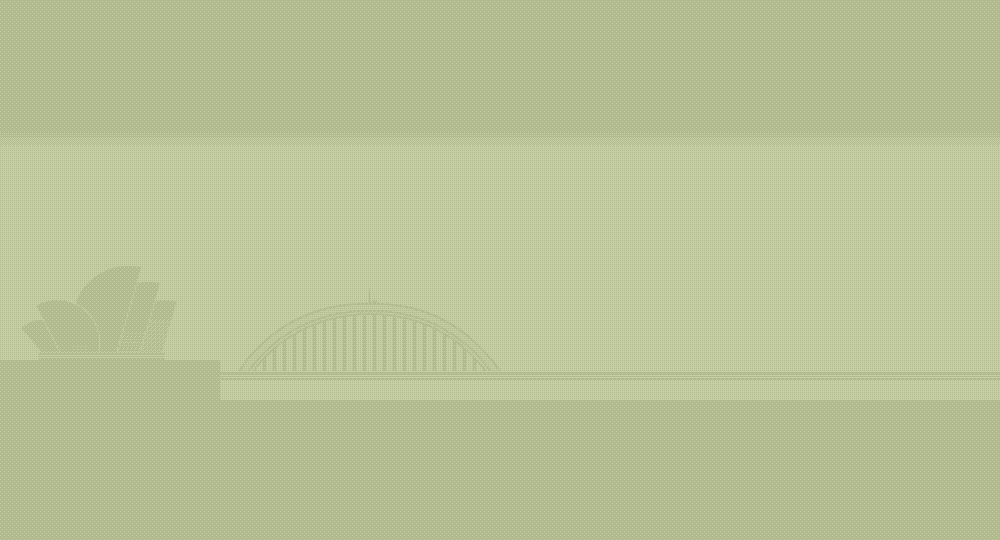

Below is a game level as drawn by its tile map, then a one-line description and the .tmx that defines it (tile-layer data replaced by summaries):
An orthogonal 50x27 tile map with 20x20 px tiles, 2 tile layers (bg, bg3), 1 hidden layer not drawn.

<map version="1.0" orientation="orthogonal" width="50" height="27" tilewidth="20" tileheight="20">
 <tileset firstgid="1" name="bgtiles_sydney" tilewidth="20" tileheight="20">
  <image source="../../../../../SuperLemonadeFactory1989Content/Lemonade/bgtiles_sydney.png" width="500" height="500" />
 </tileset>
 <layer name="bg" width="50" height="27">
  <data>[1350 cells, 1350 non-empty, 4 distinct tile ids]</data>
 </layer>
 <layer name="bg2" width="50" height="27" visible="0">
  <data>[1350 cells, 0 non-empty, 0 distinct tile ids]</data>
 </layer>
 <layer name="bg3" width="50" height="27">
  <data>[1350 cells, 542 non-empty, 117 distinct tile ids]</data>
 </layer>
</map>
